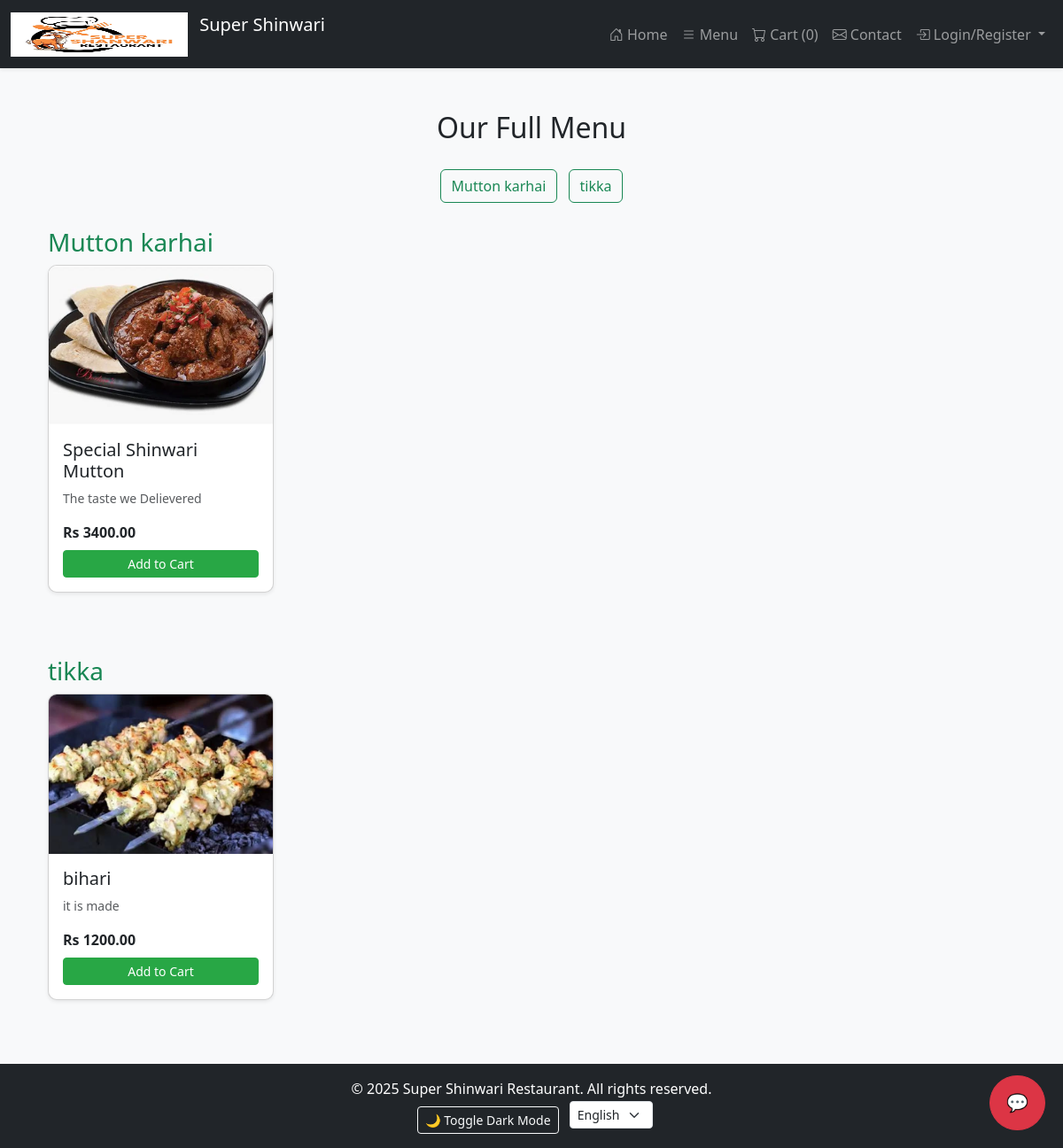
Page /full-menu/ on the committed database.
### core/models.py (models this page shows, shortened)
class Category(models.Model):
    name = models.CharField(max_length=200, unique=True)
    image = models.ImageField(upload_to='categories/', blank=True, null=True)

class Product(models.Model):
    name = models.CharField(max_length=200)
    description = models.TextField(blank=True, null=True)
    price = models.DecimalField(max_digits=10, decimal_places=2)
    discount_price = models.DecimalField(max_digits=10, decimal_places=2, blank=True, null=True)
    available = models.BooleanField(default=True)
    image = models.ImageField(upload_to='products/', blank=True, null=True)
    category = models.ForeignKey(Category, on_delete=models.CASCADE, related_name="products")
    branch = models.ForeignKey(Branch, on_delete=models.SET_NULL, null=True, blank=True, related_name="products")
    created_at = models.DateTimeField(auto_now_add=True)
    is_featured = models.BooleanField(default=False)

### core/views.py (the view)
# urls.py: path('full-menu/', views.full_menu, name='full_menu'),
def full_menu(request):
    selected_branch = _get_selected_branch(request)
    categories = Category.objects.all()
    category_products = {}
    for category in categories:
        qs = Product.objects.filter(category=category)
        if selected_branch:
            qs = qs.filter(Q(branch__isnull=True) | Q(branch=selected_branch))
        if qs.exists():
            category_products[category] = qs
    return render(request, 'full_menu.html', {
        'category_products': category_products,
        'selected_branch': selected_branch
    })

### core/context_processors.py (called while the page is built)
def cart_item_count(request):
    total = 0
    if request.user.is_authenticated:
        cart = Cart.objects.filter(user=request.user).first()
        if cart:
            total = CartItem.objects.filter(cart=cart).aggregate(total=Sum('quantity'))['total'] or 0
    return {'cart_item_count': total}

### core/views.py (called while the page is built)
def _get_selected_branch(request):
    branch_id = request.session.get(SESSION_BRANCH_KEY)
    if branch_id:
        return Branch.objects.filter(id=branch_id).first()
    return None

### templates/full_menu.html
{% extends 'base.html' %}
{% load static %}
{% block content %}
<div class="container my-5">
    <h2 class="text-center mb-4">Our Full Menu</h2>
    <div class="mb-4 text-center">
        {% for category in category_products.keys %}
            <a href="#category-{{ category.id }}" class="btn btn-outline-success m-1">{{ category.name }}</a>
        {% endfor %}
    </div>
    {% for category, products in category_products.items %}
        <div class="mb-5" id="category-{{ category.id }}">
            <h3 class="text-success">{{ category.name }}</h3>
            <div class="row">
                {% for product in products %}
                    <div class="col-md-3 mb-4">
                        <div class="card h-100 shadow-sm">
                            <img src="{{ product.image.url }}" class="card-img-top" alt="{{ product.name }}" style="height: 180px; object-fit: cover;">
                            <div class="card-body d-flex flex-column">
                                <h5 class="card-title">{{ product.name }}</h5>
                                <p class="card-text text-muted small">{{ product.description|truncatechars:50 }}</p>
                                <div class="mt-auto">
                                    <strong>Rs {{ product.price }}</strong>
                                    <a href="{% url 'add_to_cart' product.id %}" class="btn btn-success btn-sm mt-2 w-100">Add to Cart</a>
                                </div>
                            </div>
                        </div>
                    </div>
                {% empty %}
                    <p class="text-muted">No products available in this category.</p>
                {% endfor %}
            </div>
        </div>
    {% endfor %}
</div>
{% endblock %}

### static/css/style.css (style rules this page uses)
body { font-family: 'Segoe UI', Tahoma, sans-serif; background-color: #f8f9fa; margin: 0; padding: 0; transition: background 0.3s, color 0.3s; }
html { scroll-behavior: smooth; }
.card { border-radius: 10px; overflow: hidden; box-shadow: 0 4px 10px rgba(0, 0, 0, 0.1); transition: transform 0.3s ease; }
.card-img-top, .card img { height: 200px; object-fit: cover; }
.btn-success { background-color: #28a745; border-color: #28a745; }

### rows in the picture
Category: name "Mutton karhai"
Category: name "tikka"
Product: image (picture), name "Special Shinwari Mutton", description "The taste we Delievered", price "3400.00"
Product: image (picture), name "bihari", description "it is made", price "1200.00"

### other values in the picture
{{ cart_item_count }} "0"
